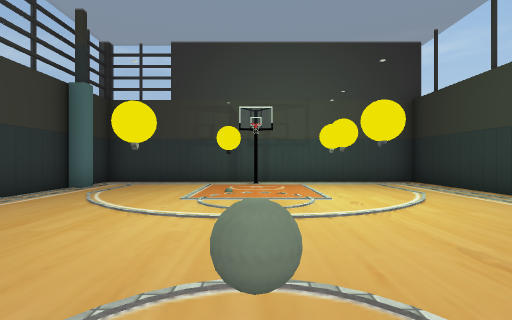
view 1 (above)

12 first-person views from a walk through a 3-D level made in the Unity game engine. The camera is 1.3 m above the floor, looks level and sees 85° across. The floor is counted in squares, 2 m on a side. Each view is taken from the middle of a square. On the plan, view 1 faces up. The plan holds only what a view shows up to about 9 squares ahead; the rest is blank. The place goes on beyond the plan. The player is left out. Some animated figures are not drawn. Some surface patterns are stand-ins.

view 2
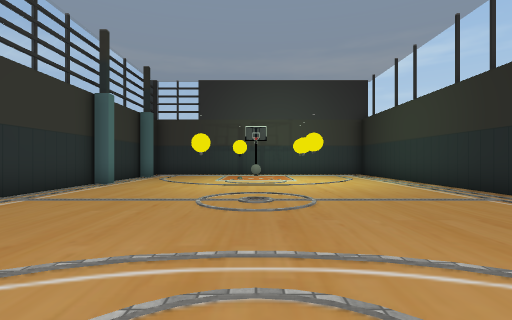

view 3
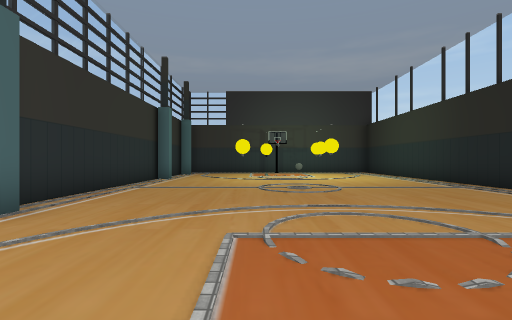

view 4
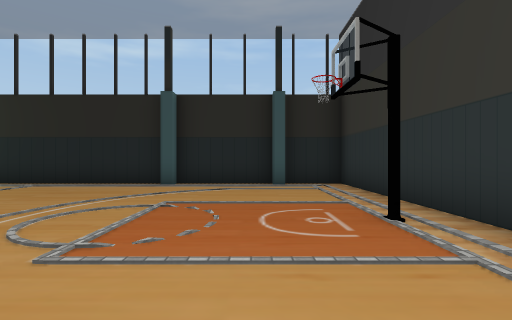

view 5
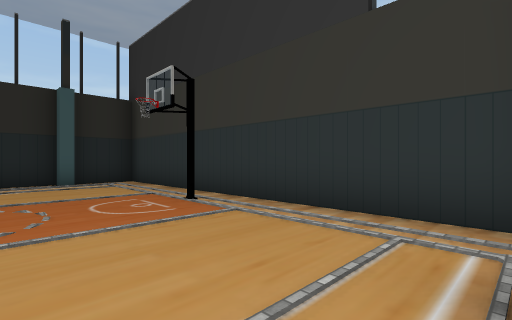

view 6
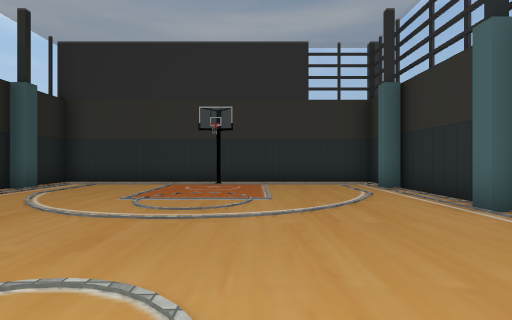

view 7
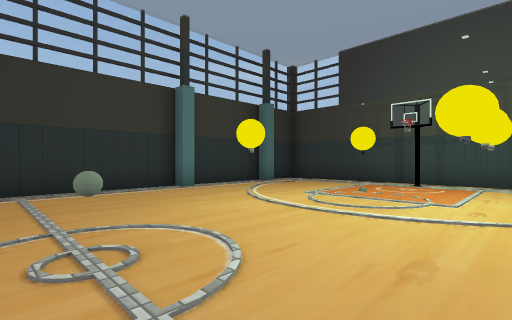

view 8
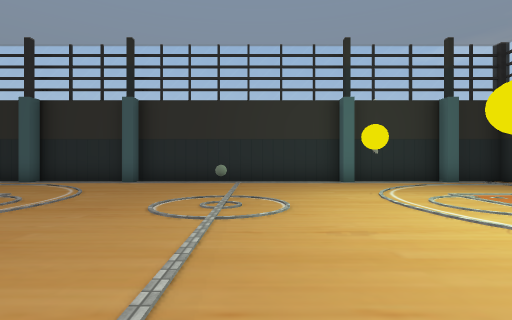

view 9
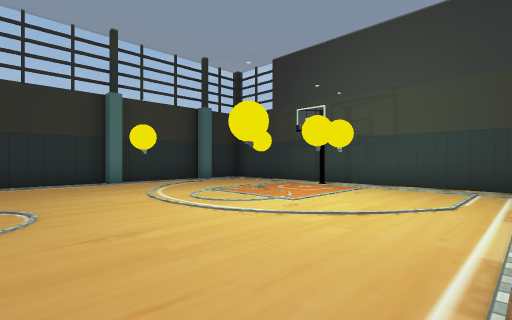

view 10
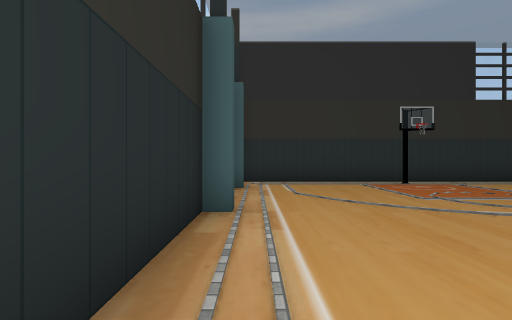

view 11
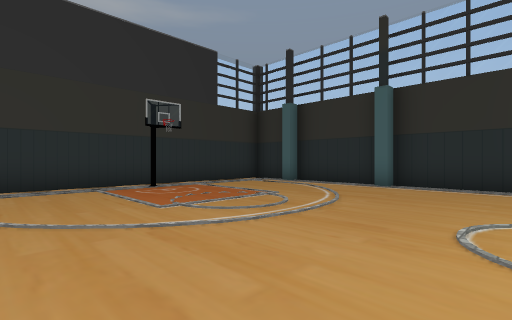

view 12
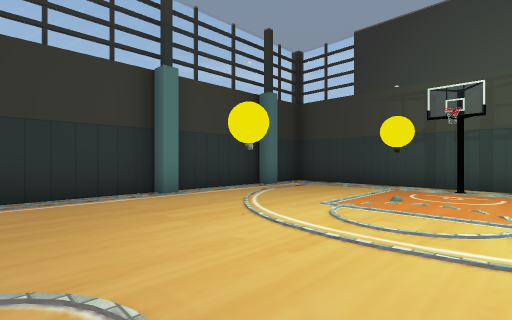

### Floor plan
Points are (right, up) in squares from view 1. A wall is a line through its corners. A room is listed if a view was taken in it or the views show most of it. See-through windows are left out.
Room 1 (views 1, 2, 3, 4, 5, 6, 7, 8, 9, 10, 11, 12)
walls: (4.2, -2.5) (4.7, -2.5) (4.7, 8.4) (-4.4, 8.4) (-4.4, 7); (-3.9, 3.5) (-4.4, 3.5) (-4.4, -2.5) (-3.9, -2.5); (-4.4, -2.9) (-4.4, -5.4) (-3.9, -5.4); (4.3, -5.9) (4.3, -5.4) (4.7, -5.4) (4.7, -2.8) (4.2, -2.8); (-4.4, -6.1) (-4.4, -7.4) (4.7, -7.4) (4.7, -5.8); (-4, 6.9) (-4, 6.5) (-4.4, 6.5) (-4.4, 3.9)
objects: other object (-1, 3); other object (-1, 6); other object (0, -6); ball (0, 1); other object (0, 7); other object (2, 3); other object (2, 5); other object (2, 6)

Positions as (right, up) in squares from view 1, and headings:
1: (0, 0), facing up
2: (0, -4), facing up
3: (-1, -6), facing up
4: (-3, -5), facing right
5: (-4, -4), facing down-right
6: (-1, 1), facing down
7: (2, 0), facing up-left
8: (4, 1), facing left
9: (4, 1), facing up-left
10: (4, 1), facing down
11: (3, 0), facing down-left
12: (1, 1), facing up-left
